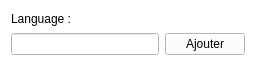
<?xml version="1.0" encoding="UTF-8"?>
<ui version="4.0">
 <class>Language</class>
 <widget class="QWidget" name="Language">
  <property name="geometry">
   <rect>
    <x>0</x>
    <y>0</y>
    <width>256</width>
    <height>66</height>
   </rect>
  </property>
  <property name="windowTitle">
   <string>Form</string>
  </property>
  <property name="styleSheet">
   <string notr="true">background-color: rgb(255, 255, 255);</string>
  </property>
  <layout class="QHBoxLayout" name="horizontalLayout_2">
   <item>
    <layout class="QVBoxLayout" name="verticalLayout">
     <item>
      <widget class="QLabel" name="label">
       <property name="text">
        <string>Language :</string>
       </property>
      </widget>
     </item>
     <item>
      <layout class="QHBoxLayout" name="horizontalLayout">
       <item>
        <widget class="QLineEdit" name="lineEdit"/>
       </item>
       <item>
        <widget class="QPushButton" name="pushButton">
         <property name="text">
          <string>Ajouter</string>
         </property>
        </widget>
       </item>
      </layout>
     </item>
    </layout>
   </item>
  </layout>
 </widget>
 <resources/>
 <connections/>
</ui>
